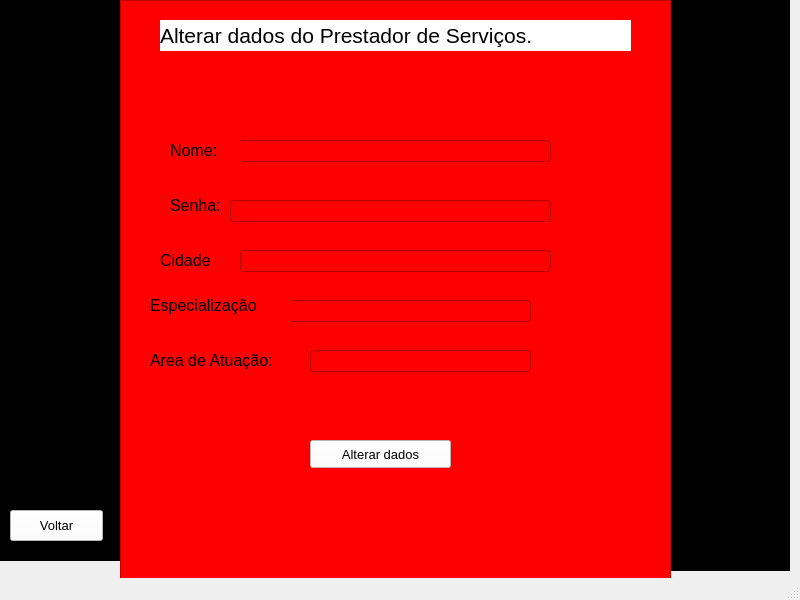
<?xml version="1.0" encoding="UTF-8"?>
<ui version="4.0">
 <class>MainWindow</class>
 <widget class="QMainWindow" name="MainWindow">
  <property name="geometry">
   <rect>
    <x>0</x>
    <y>0</y>
    <width>800</width>
    <height>600</height>
   </rect>
  </property>
  <property name="windowTitle">
   <string>MainWindow</string>
  </property>
  <widget class="QWidget" name="centralwidget">
   <widget class="QFrame" name="frame">
    <property name="geometry">
     <rect>
      <x>670</x>
      <y>0</y>
      <width>120</width>
      <height>571</height>
     </rect>
    </property>
    <property name="styleSheet">
     <string notr="true">background-color: rgb(0, 0, 0);</string>
    </property>
    <property name="frameShape">
     <enum>QFrame::StyledPanel</enum>
    </property>
    <property name="frameShadow">
     <enum>QFrame::Raised</enum>
    </property>
   </widget>
   <widget class="QFrame" name="frame_2">
    <property name="geometry">
     <rect>
      <x>0</x>
      <y>0</y>
      <width>120</width>
      <height>561</height>
     </rect>
    </property>
    <property name="styleSheet">
     <string notr="true">background-color: rgb(0, 0, 0);</string>
    </property>
    <property name="frameShape">
     <enum>QFrame::StyledPanel</enum>
    </property>
    <property name="frameShadow">
     <enum>QFrame::Raised</enum>
    </property>
    <widget class="QPushButton" name="pushButton_2">
     <property name="geometry">
      <rect>
       <x>10</x>
       <y>510</y>
       <width>93</width>
       <height>31</height>
      </rect>
     </property>
     <property name="font">
      <font>
       <pointsize>10</pointsize>
      </font>
     </property>
     <property name="styleSheet">
      <string notr="true">background-color: rgb(255, 255, 255);</string>
     </property>
     <property name="text">
      <string>Voltar</string>
     </property>
    </widget>
   </widget>
   <widget class="QFrame" name="frame_3">
    <property name="geometry">
     <rect>
      <x>120</x>
      <y>0</y>
      <width>551</width>
      <height>581</height>
     </rect>
    </property>
    <property name="styleSheet">
     <string notr="true">background-color: rgb(255, 0, 0);</string>
    </property>
    <property name="frameShape">
     <enum>QFrame::StyledPanel</enum>
    </property>
    <property name="frameShadow">
     <enum>QFrame::Raised</enum>
    </property>
    <widget class="QLabel" name="label">
     <property name="geometry">
      <rect>
       <x>40</x>
       <y>20</y>
       <width>471</width>
       <height>31</height>
      </rect>
     </property>
     <property name="font">
      <font>
       <pointsize>16</pointsize>
      </font>
     </property>
     <property name="styleSheet">
      <string notr="true">background-color: rgb(255, 255, 255);</string>
     </property>
     <property name="text">
      <string>Alterar dados do Prestador de Serviços.</string>
     </property>
    </widget>
    <widget class="QLineEdit" name="lineEdit">
     <property name="geometry">
      <rect>
       <x>120</x>
       <y>140</y>
       <width>311</width>
       <height>22</height>
      </rect>
     </property>
     <property name="styleSheet">
      <string notr="true">alternate-background-color: rgb(255, 255, 255);</string>
     </property>
    </widget>
    <widget class="QLabel" name="label_2">
     <property name="geometry">
      <rect>
       <x>50</x>
       <y>130</y>
       <width>71</width>
       <height>41</height>
      </rect>
     </property>
     <property name="font">
      <font>
       <pointsize>12</pointsize>
      </font>
     </property>
     <property name="styleSheet">
      <string notr="true">alternate-background-color: rgb(255, 255, 255);</string>
     </property>
     <property name="text">
      <string>Nome:</string>
     </property>
    </widget>
    <widget class="QLineEdit" name="lineEdit_2">
     <property name="geometry">
      <rect>
       <x>110</x>
       <y>200</y>
       <width>321</width>
       <height>22</height>
      </rect>
     </property>
     <property name="styleSheet">
      <string notr="true">alternate-background-color: rgb(255, 255, 255);</string>
     </property>
    </widget>
    <widget class="QLabel" name="label_3">
     <property name="geometry">
      <rect>
       <x>50</x>
       <y>190</y>
       <width>55</width>
       <height>31</height>
      </rect>
     </property>
     <property name="font">
      <font>
       <pointsize>12</pointsize>
      </font>
     </property>
     <property name="styleSheet">
      <string notr="true">alternate-background-color: rgb(255, 255, 255);</string>
     </property>
     <property name="text">
      <string>Senha:</string>
     </property>
    </widget>
    <widget class="QLineEdit" name="lineEdit_3">
     <property name="geometry">
      <rect>
       <x>120</x>
       <y>250</y>
       <width>311</width>
       <height>22</height>
      </rect>
     </property>
     <property name="styleSheet">
      <string notr="true">alternate-background-color: rgb(255, 255, 255);</string>
     </property>
    </widget>
    <widget class="QLabel" name="label_4">
     <property name="geometry">
      <rect>
       <x>40</x>
       <y>240</y>
       <width>71</width>
       <height>41</height>
      </rect>
     </property>
     <property name="font">
      <font>
       <pointsize>12</pointsize>
      </font>
     </property>
     <property name="styleSheet">
      <string notr="true">alternate-background-color: rgb(255, 255, 255);</string>
     </property>
     <property name="text">
      <string>Cidade</string>
     </property>
    </widget>
    <widget class="QLineEdit" name="lineEdit_4">
     <property name="geometry">
      <rect>
       <x>170</x>
       <y>300</y>
       <width>241</width>
       <height>22</height>
      </rect>
     </property>
     <property name="styleSheet">
      <string notr="true">alternate-background-color: rgb(255, 255, 255);</string>
     </property>
    </widget>
    <widget class="QLabel" name="label_5">
     <property name="geometry">
      <rect>
       <x>30</x>
       <y>280</y>
       <width>141</width>
       <height>51</height>
      </rect>
     </property>
     <property name="font">
      <font>
       <pointsize>12</pointsize>
      </font>
     </property>
     <property name="styleSheet">
      <string notr="true">alternate-background-color: rgb(255, 255, 255);</string>
     </property>
     <property name="text">
      <string>Especialização</string>
     </property>
    </widget>
    <widget class="QLineEdit" name="lineEdit_5">
     <property name="geometry">
      <rect>
       <x>190</x>
       <y>350</y>
       <width>221</width>
       <height>22</height>
      </rect>
     </property>
     <property name="styleSheet">
      <string notr="true">alternate-background-color: rgb(255, 255, 255);</string>
     </property>
    </widget>
    <widget class="QLabel" name="label_6">
     <property name="geometry">
      <rect>
       <x>30</x>
       <y>340</y>
       <width>151</width>
       <height>41</height>
      </rect>
     </property>
     <property name="font">
      <font>
       <pointsize>12</pointsize>
      </font>
     </property>
     <property name="styleSheet">
      <string notr="true">alternate-background-color: rgb(255, 255, 255);</string>
     </property>
     <property name="text">
      <string>Area de Atuação:</string>
     </property>
    </widget>
    <widget class="QPushButton" name="pushButton">
     <property name="geometry">
      <rect>
       <x>190</x>
       <y>440</y>
       <width>141</width>
       <height>28</height>
      </rect>
     </property>
     <property name="font">
      <font>
       <pointsize>10</pointsize>
      </font>
     </property>
     <property name="styleSheet">
      <string notr="true">alternate-background-color: rgb(255, 255, 255);
background-color: rgb(255, 255, 255);</string>
     </property>
     <property name="text">
      <string>Alterar dados</string>
     </property>
    </widget>
   </widget>
  </widget>
  <widget class="QMenuBar" name="menubar">
   <property name="geometry">
    <rect>
     <x>0</x>
     <y>0</y>
     <width>800</width>
     <height>26</height>
    </rect>
   </property>
  </widget>
  <widget class="QStatusBar" name="statusbar"/>
 </widget>
 <resources/>
 <connections/>
</ui>
